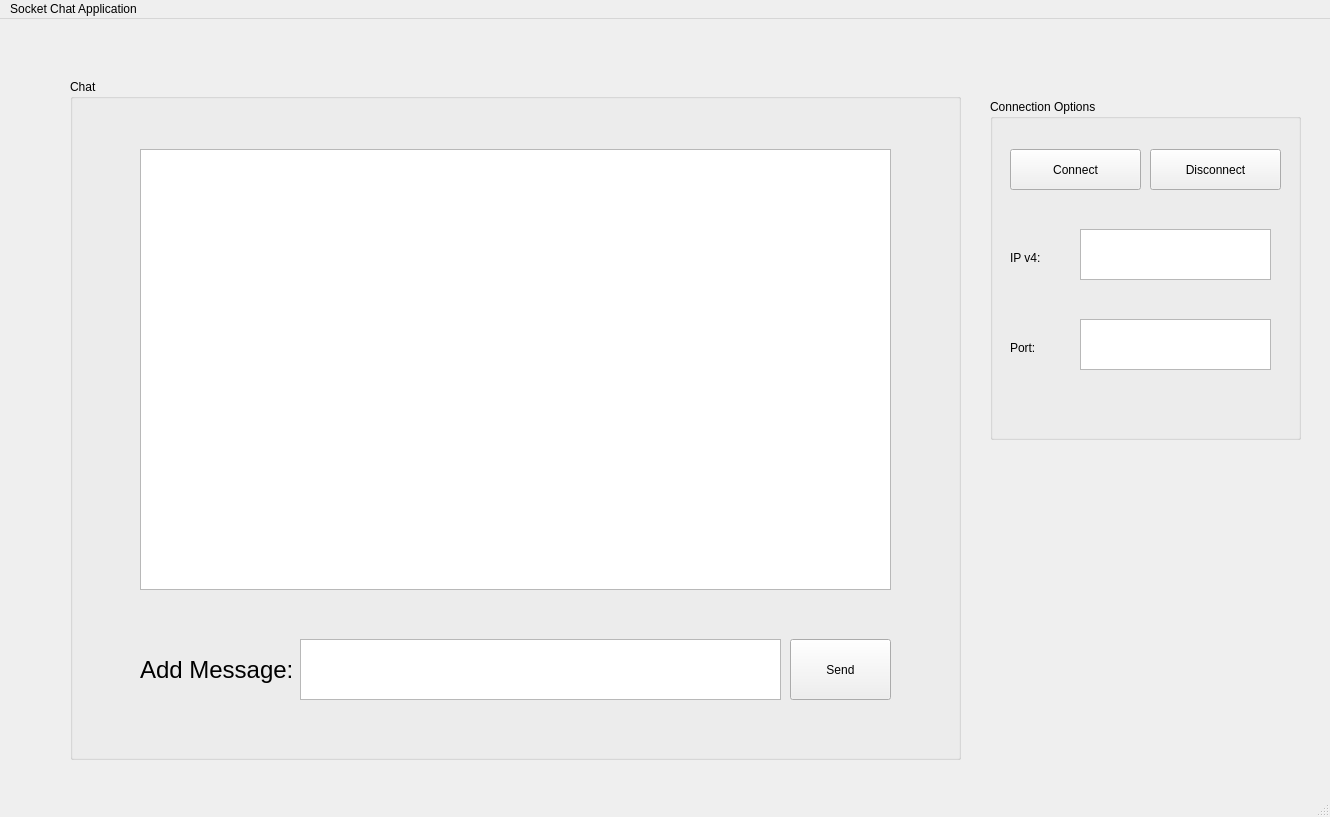
<?xml version="1.0" encoding="UTF-8"?>
<ui version="4.0">
 <class>MainWindow</class>
 <widget class="QMainWindow" name="MainWindow">
  <property name="geometry">
   <rect>
    <x>0</x>
    <y>0</y>
    <width>1330</width>
    <height>817</height>
   </rect>
  </property>
  <property name="windowTitle">
   <string>MainWindow</string>
  </property>
  <widget class="QWidget" name="centralwidget">
   <widget class="QGroupBox" name="groupBox">
    <property name="geometry">
     <rect>
      <x>990</x>
      <y>80</y>
      <width>311</width>
      <height>341</height>
     </rect>
    </property>
    <property name="title">
     <string>Connection Options</string>
    </property>
    <widget class="QPushButton" name="Connect_pushButton">
     <property name="geometry">
      <rect>
       <x>20</x>
       <y>50</y>
       <width>131</width>
       <height>41</height>
      </rect>
     </property>
     <property name="text">
      <string>Connect</string>
     </property>
    </widget>
    <widget class="QPushButton" name="Disconnect_pushButton">
     <property name="geometry">
      <rect>
       <x>160</x>
       <y>50</y>
       <width>131</width>
       <height>41</height>
      </rect>
     </property>
     <property name="text">
      <string>Disconnect</string>
     </property>
    </widget>
    <widget class="QTextBrowser" name="Connect_IP_textBrowser">
     <property name="geometry">
      <rect>
       <x>90</x>
       <y>130</y>
       <width>191</width>
       <height>51</height>
      </rect>
     </property>
    </widget>
    <widget class="QTextBrowser" name="Connect_Port_textBrowser">
     <property name="geometry">
      <rect>
       <x>90</x>
       <y>220</y>
       <width>191</width>
       <height>51</height>
      </rect>
     </property>
    </widget>
    <widget class="QLabel" name="Connection_IP_label">
     <property name="geometry">
      <rect>
       <x>20</x>
       <y>150</y>
       <width>67</width>
       <height>17</height>
      </rect>
     </property>
     <property name="text">
      <string>IP v4:</string>
     </property>
    </widget>
    <widget class="QLabel" name="Connection_Port_label">
     <property name="geometry">
      <rect>
       <x>20</x>
       <y>240</y>
       <width>67</width>
       <height>17</height>
      </rect>
     </property>
     <property name="text">
      <string>Port:</string>
     </property>
    </widget>
   </widget>
   <widget class="QGroupBox" name="Chat_groupBox">
    <property name="geometry">
     <rect>
      <x>70</x>
      <y>60</y>
      <width>891</width>
      <height>681</height>
     </rect>
    </property>
    <property name="title">
     <string>Chat</string>
    </property>
    <widget class="QTextBrowser" name="Chat_textBrowser">
     <property name="geometry">
      <rect>
       <x>70</x>
       <y>70</y>
       <width>751</width>
       <height>441</height>
      </rect>
     </property>
    </widget>
    <widget class="QTextBrowser" name="Chat_Input_textBrowser">
     <property name="geometry">
      <rect>
       <x>230</x>
       <y>560</y>
       <width>481</width>
       <height>61</height>
      </rect>
     </property>
    </widget>
    <widget class="QLabel" name="label">
     <property name="geometry">
      <rect>
       <x>70</x>
       <y>570</y>
       <width>151</width>
       <height>41</height>
      </rect>
     </property>
     <property name="font">
      <font>
       <pointsize>18</pointsize>
      </font>
     </property>
     <property name="layoutDirection">
      <enum>Qt::LeftToRight</enum>
     </property>
     <property name="text">
      <string>Add Message:</string>
     </property>
    </widget>
    <widget class="QPushButton" name="Chat_Send_pushButton">
     <property name="geometry">
      <rect>
       <x>720</x>
       <y>560</y>
       <width>101</width>
       <height>61</height>
      </rect>
     </property>
     <property name="text">
      <string>Send</string>
     </property>
    </widget>
   </widget>
  </widget>
  <widget class="QMenuBar" name="menubar">
   <property name="geometry">
    <rect>
     <x>0</x>
     <y>0</y>
     <width>1330</width>
     <height>22</height>
    </rect>
   </property>
   <widget class="QMenu" name="menuSocket_Chat_Application">
    <property name="title">
     <string>Socket Chat Application</string>
    </property>
   </widget>
   <addaction name="menuSocket_Chat_Application"/>
  </widget>
  <widget class="QStatusBar" name="statusbar"/>
 </widget>
 <resources/>
 <connections/>
</ui>
